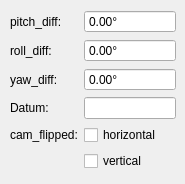
      <widget class="QWidget" name="tab_5">
       <attribute name="title">
        <string>aus Bildheader</string>
       </attribute>
       <widget class="QWidget" name="gridLayoutWidget_11">
        <property name="geometry">
         <rect>
          <x>10</x>
          <y>10</y>
          <width>166</width>
          <height>165</height>
         </rect>
        </property>
        <layout class="QGridLayout" name="gridLayout_11">
         <item row="4" column="1">
          <widget class="QCheckBox" name="dlr_boresight_flipped_hor">
           <property name="text">
            <string>horizontal</string>
           </property>
           <property name="checkable">
            <bool>false</bool>
           </property>
          </widget>
         </item>
         <item row="1" column="1">
          <widget class="QDoubleSpinBox" name="dlr_cam_roll_offset">
           <property name="readOnly">
            <bool>true</bool>
           </property>
           <property name="buttonSymbols">
            <enum>QAbstractSpinBox::NoButtons</enum>
           </property>
           <property name="suffix">
            <string>°</string>
           </property>
           <property name="minimum">
            <double>-360.000000000000000</double>
           </property>
           <property name="maximum">
            <double>360.000000000000000</double>
           </property>
          </widget>
         </item>
         <item row="1" column="0">
          <widget class="QLabel" name="label_47">
           <property name="text">
            <string>roll_diff:</string>
           </property>
          </widget>
         </item>
         <item row="2" column="0">
          <widget class="QLabel" name="label_48">
           <property name="text">
            <string>yaw_diff:</string>
           </property>
          </widget>
         </item>
         <item row="2" column="1">
          <widget class="QDoubleSpinBox" name="dlr_cam_yaw_offset">
           <property name="readOnly">
            <bool>true</bool>
           </property>
           <property name="buttonSymbols">
            <enum>QAbstractSpinBox::NoButtons</enum>
           </property>
           <property name="suffix">
            <string>°</string>
           </property>
           <property name="minimum">
            <double>-360.000000000000000</double>
           </property>
           <property name="maximum">
            <double>360.000000000000000</double>
           </property>
          </widget>
         </item>
         <item row="0" column="1">
          <widget class="QDoubleSpinBox" name="dlr_cam_pitch_offset">
           <property name="readOnly">
            <bool>true</bool>
           </property>
           <property name="buttonSymbols">
            <enum>QAbstractSpinBox::NoButtons</enum>
           </property>
           <property name="suffix">
            <string>°</string>
           </property>
           <property name="minimum">
            <double>-360.000000000000000</double>
           </property>
           <property name="maximum">
            <double>360.000000000000000</double>
           </property>
          </widget>
         </item>
         <item row="0" column="0">
          <widget class="QLabel" name="label_46">
           <property name="text">
            <string>pitch_diff:</string>
           </property>
          </widget>
         </item>
         <item row="3" column="0">
          <widget class="QLabel" name="label_49">
           <property name="text">
            <string>Datum:</string>
           </property>
          </widget>
         </item>
         <item row="3" column="1">
          <widget class="QLineEdit" name="dlr_boresight_ts">
           <property name="readOnly">
            <bool>true</bool>
           </property>
          </widget>
         </item>
         <item row="4" column="0">
          <widget class="QLabel" name="label_5">
           <property name="text">
            <string>cam_flipped:</string>
           </property>
          </widget>
         </item>
         <item row="5" column="1">
          <widget class="QCheckBox" name="dlr_boresight_flipped_ver">
           <property name="text">
            <string>vertical</string>
           </property>
           <property name="checkable">
            <bool>false</bool>
           </property>
          </widget>
         </item>
        </layout>
       </widget>
      </widget>
